Frame 1 (no input): blank canvas, image omitted
Frame 60 (no input): blank canvas, image omitted
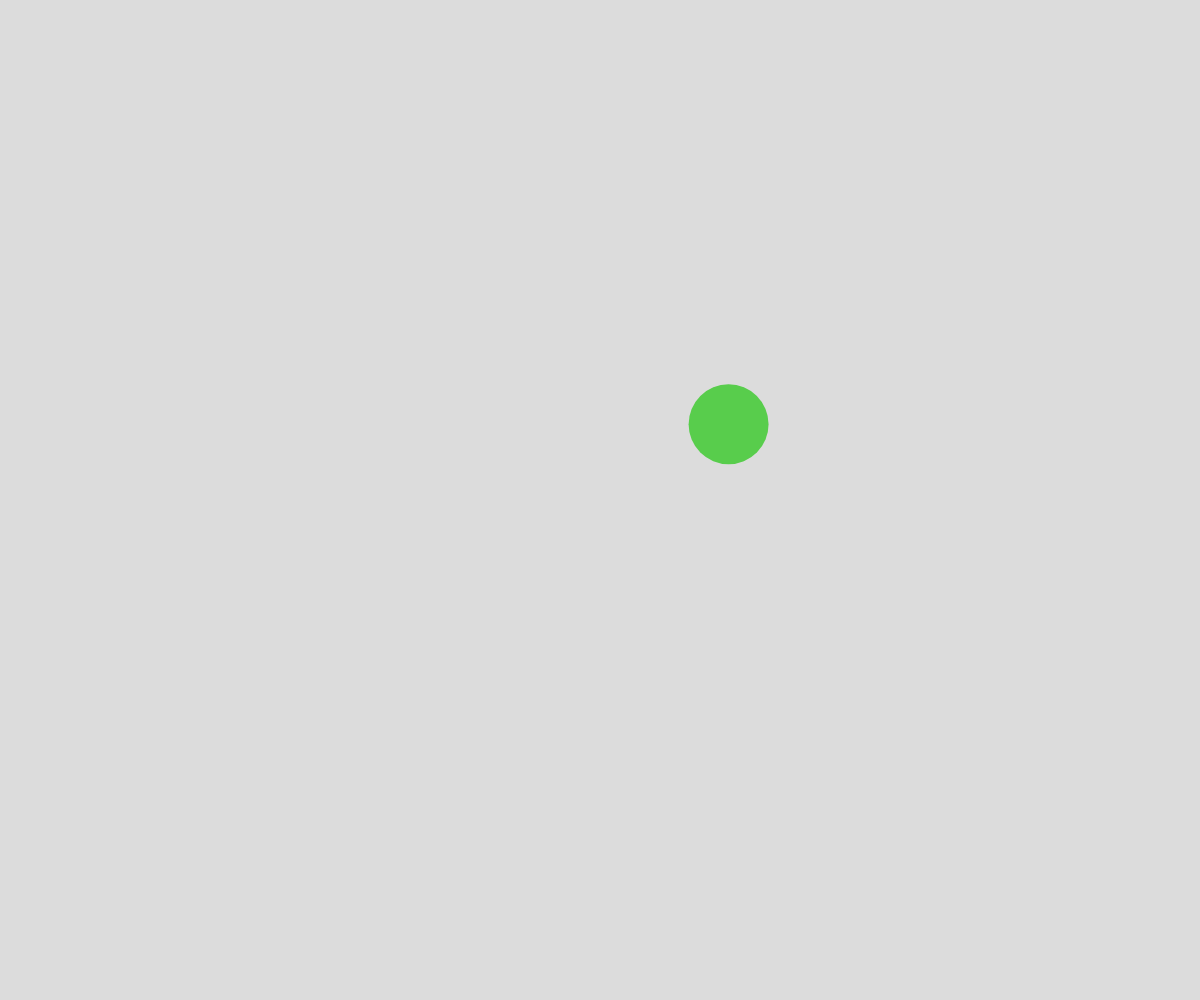
Frame 120 (the mouse pressed at the canvas centre since frame 60)

The p5.js sketch whose frames 1 and 60 were blank and that drew this single picture after the mouse press (run headless with seeded random() and noise() and a simulated clock; from frame 60 on, the mouse is pressed at the canvas centre):

// p5.js sketch
// ── sketch.js
// Project Title
// Your Name
// Date
//
// Extra for Experts:
// - describe what you did to take this project "above and beyond"

let theCircles = [];

async function setup() {
  createCanvas(windowWidth, windowHeight);
  noStroke();
}

function draw() {
  background(220);

  for (let theCircle of theCircles){
    theCircle.x += theCircle.dx;
    theCircle.y += theCircle.dy;



    if (theCircle.x <= 0 + theCircle.radius || theCircle.x >= width - theCircle.radius){
      theCircle.dx *= -1;
    }
    if (theCircle.y <= 0 + theCircle.radius || theCircle.y >= height - theCircle.radius){
      theCircle.dy *= -1;
    }
    fill(theCircle.r, theCircle.g, theCircle.b);
    circle(theCircle.x, theCircle.y, theCircle.radius * 2);

  }
}
function mousePressed(){
  spawnCircle();
}

function spawnCircle(){
  let someCircle = {
    x: mouseX,
    y: mouseX,
    dx: random(-5, 5),
    dy: random(-5, 5),
    radius: random(10,50),
    r: random(255),
    g: random(255),
    b: random(255),
  };
  theCircles.push(someCircle);
}
